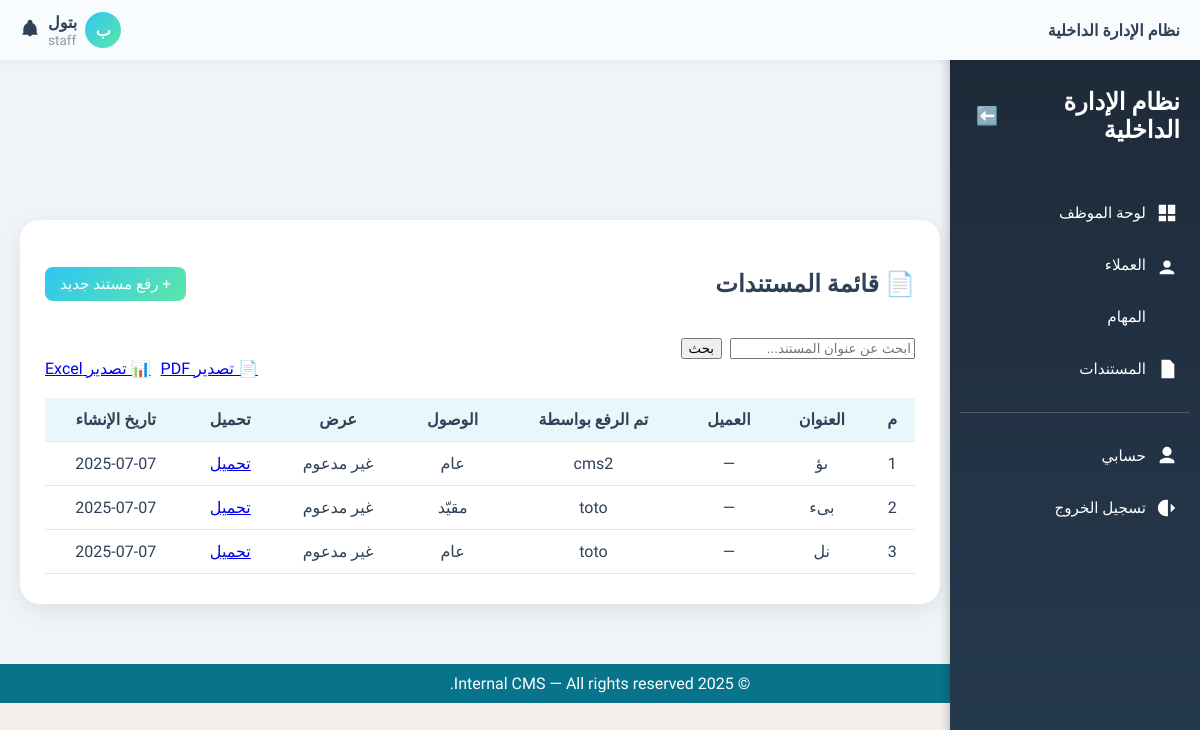
The app's page /content/documents/ (signed in), older data.
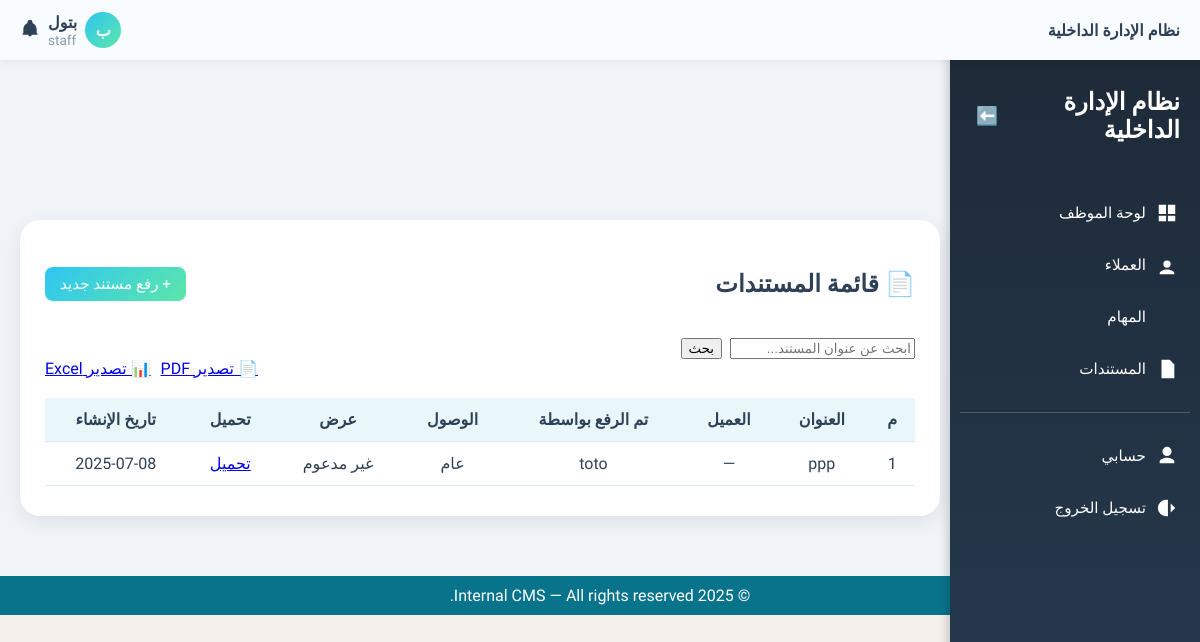
The same page, newer data.
### core/role.py (models this page shows, shortened)
class Role(models.Model):
    name = models.CharField(max_length=50, unique=True)
    description = models.TextField(blank=True)

### content/models.py (models this page shows, shortened)
class Document(models.Model):
    ACCESS_CHOICES = [
        ('public', 'عام'),
        ('private', 'خاص'),
        ('restricted', 'مقيّد'),
        ('admin_only', 'للمدراء فقط'),
        ('client_shared', 'مشترك مع عميل'),
    ]
    title = models.CharField(max_length=255)
    file_url = models.URLField(max_length=1024, blank=True, null=True)
    file_path = models.CharField(max_length=512, blank=True, null=True)
    uploaded_by = models.ForeignKey(User, on_delete=models.SET_NULL, null=True)
    client = models.ForeignKey(Client, on_delete=models.SET_NULL, null=True, blank=True)
    access_level = models.CharField(max_length=20, choices=ACCESS_CHOICES, default='private')
    allowed_users = models.ManyToManyField(User, blank=True, related_name='permitted_documents')  # خاص بالمقيد
    created_at = models.DateTimeField(auto_now_add=True)
    def can_view(self, user):
        role = getattr(user.userprofile.role, 'name', None)
        if role == 'admin':
            return True
        if self.access_level == 'public':
            return True
        if self.access_level == 'private':
            return self.uploaded_by == user
        if self.access_level == 'restricted':
            return self.allowed_users.filter(id=user.id).exists() or self.uploaded_by == user
    def can_delete(self, user):
        role = getattr(user.userprofile.role, 'name', None)
        if role == 'admin':
            return True
        if self.access_level in ['private', 'restricted', 'client_shared']:
            return self.uploaded_by == user
        return False

### content/views.py (the view)
# urls.py: path('documents/', document_list_view, name='document_list'),
@login_required
def document_list_view(request):
    user = request.user
    role = getattr(user.userprofile.role, 'name', None)
    all_documents = Document.objects.all()
    documents = [doc for doc in all_documents if doc.can_view(user)]
    query = request.GET.get('q', '')
    if query:
        documents = [doc for doc in documents if query.lower() in doc.title.lower()]
    for doc in documents:
        doc.can_download = doc.can_view(user)
        doc.can_delete = doc.can_delete(user)
        if doc.file_url:
            extension = doc.file_url.lower().split('.')[-1]
            doc.is_image = extension in ['jpg', 'jpeg', 'png', 'gif']
            doc.is_pdf = extension == 'pdf'
        else:
            doc.is_image = False
            doc.is_pdf = False
    return render(request, 'content/document_list.html', {
        'documents': documents,
        'role': role,
        'is_admin': role == 'admin',
        'query': query,
    })

### core/context_processors.py (called while the page is built)
def user_role(request):
    role = None
    if request.user.is_authenticated:
        if hasattr(request.user, 'userprofile'):
            role = request.user.userprofile.role.name
    return {'role': role}

### templates/content/document_list.html (shortened to what this page needs)
{% extends 'base.html' %}
{% block content %}
<div class="documents-container">
  <div class="documents-card">
    <div class="header-row">
      <h2>📄 قائمة المستندات</h2>
      {% if role == 'admin' or role == 'staff' %}
        <a href="{% url 'upload_document' %}" class="add-doc-btn">+ رفع مستند جديد</a>
      {% endif %}
    </div>
<form method="get" class="text-end mb-3">
  <div style="display: inline-flex; gap: 8px;">
    <input type="text" name="q" value="{{ query }}" placeholder="ابحث عن عنوان المستند..." class="form-control" style="max-width: 280px;">
    <button type="submit" class="btn btn-primary">بحث</button>
  </div>
</form>
    <div class="export-buttons">
      <a href="#" class="btn btn-outline-secondary">📄 تصدير PDF</a>
      <a href="#" class="btn btn-outline-success">📊 تصدير Excel</a>
    </div>
    <div class="table-wrapper">
      <table class="documents-table">
        <thead>
          <tr>
            <th>م</th>
            <th>العنوان</th>
            <th>العميل</th>
            <th>تم الرفع بواسطة</th>
            <th>الوصول</th>
            <th>عرض</th>
            <th>تحميل</th>
            <th>تاريخ الإنشاء</th>
          </tr>
        </thead>
        <tbody>
          {% for doc in documents %}
          <tr>
            <td>{{ forloop.counter }}</td>
            <td>{{ doc.title }}</td>
            <td>{{ doc.client|default:"—" }}</td>
            <td>{{ doc.uploaded_by|default:"—" }}</td>
            <td>{{ doc.get_access_level_display }}</td>
            <td>
              {% if doc.can_download and doc.file_url %}
                {% if doc.is_image %}
                  <a href="{{ doc.file_url }}" target="_blank" class="btn btn-outline-info btn-sm">عرض</a>
                {% elif doc.is_pdf %}
                  <a href="{{ doc.file_url }}" target="_blank" class="btn btn-outline-info btn-sm">عرض PDF</a>
                {% else %}
                  <span class="text-muted">غير مدعوم</span>
                {% endif %}
              {% else %}
                <span class="text-muted">غير مصرح</span>
              {% endif %}
            </td>
            <td>
              {% if doc.can_download and doc.file_url %}
                <a href="{{ doc.file_url }}" download class="btn btn-outline-primary btn-sm">تحميل</a>
              {% else %}
                <span class="text-muted">غير مصرح</span>
              {% endif %}
            </td>
            <td>{{ doc.created_at|date:"Y-m-d" }}</td>
          </tr>
          {% empty %}
          <tr>
            <td colspan="9" class="empty-row">لا توجد مستندات حالياً.</td>
          </tr>
          {% endfor %}
        </tbody>
      </table>
    </div>
  </div>
</div>
{% endblock %}

### templates/base.html (shortened to what this page needs)
<!DOCTYPE html>
<html lang="ar" dir="rtl">
<head>
    <link href="https://cdn.jsdelivr.net/npm/select2@4.1.0-rc.0/dist/css/select2.min.css" rel="stylesheet" />
</head>
<body>
    {% include 'header.html' %}
    {% include 'core/sidebar.html' %}
    <div class="main-content">
        {% block content %}{% endblock %}
    </div>
    {% include 'footer.html' %}
</body>
</html>

### templates/header.html (shortened to what this page needs)
<div class="header">
  <div class="logo">
    <span class="logo-text">نظام الإدارة الداخلية</span>
  </div>
  <div class="user-section">
    <div class="user-top-row">
      <span class="avatar-circle">{{ request.user.first_name|first|upper }}</span>
<div class="user-dropdown">
  <div class="user-info">
    <span class="user-name">{{ request.user.get_full_name }}</span>
    <div class="user-role">{{ role }}</div>
  </div>
</div>
            <div class="notification-icon">
        <svg viewBox="0 0 24 24">
          <path d="M12 2C10.3 2 9 3.3 9 5v1.1C6.2 7.2 4.3 9.9 4 13v5l-1 1v1h18v-1l-1-1v-5c-.3-3.1-2.2-5.8-5-6.9V5c0-1.7-1.3-3-3-3zm0 20c1.1 0 2-.9 2-2h-4c0 1.1.9 2 2 2z"/>
        </svg>
      </div>
    </div>
  </div>
</div>

### templates/core/sidebar.html (shortened to what this page needs)
<aside class="sidebar" id="sidebar">
  <div class="sidebar-header">
    <h2>نظام الإدارة الداخلية</h2>
    <button onclick="toggleSidebar()" id="toggle-btn">⬅️</button>
  </div>
  <nav>
    {% if role == "staff" %}
      <a href="{% url 'staff_dashboard' %}">
        <svg class="nav-icon" viewBox="0 0 24 24">
          <path d="M3 13h8V3H3v10zm10 8h8v-6h-8v6zM3 21h8v-6H3v6zm10-8h8V3h-8v10z"/>
        </svg>
        <span class="label">لوحة الموظف</span>
      </a>
    {% endif %}
    <a href="{% url 'client_list' %}">
      <svg class="nav-icon" viewBox="0 0 24 24">
        <path d="M16 11a4 4 0 1 0-8 0 4 4 0 0 0 8 0zm-4 6c-4 0-8 2-8 4v1h16v-1c0-2-4-4-8-4z"/>
      </svg>
      <span class="label">العملاء</span>
    </a>
    <a href="{% url 'task_list' %}">
      <svg class="nav-icon" viewBox="0 0 24 24">
        <path d="M3 6h18M3 12h18M3 18h18"/>
      </svg>
      <span class="label">المهام</span>
    </a>
    <a href="{% url 'document_list' %}">
      <svg class="nav-icon" viewBox="0 0 24 24">
        <path d="M6 2h9l5 5v15H6z"/>
      </svg>
      <span class="label">المستندات</span>
    </a>
    <hr />
    <a href="{% url 'profile' %}">
      <svg class="nav-icon" viewBox="0 0 24 24">
        <path d="M12 12a5 5 0 1 0-5-5 5 5 0 0 0 5 5zm0 2c-4 0-8 2-8 4v2h16v-2c0-2-4-4-8-4z"/>
      </svg>
      <span class="label">حسابي</span>
    </a>
    <a href="{% url 'logout' %}" class="logout">
      <svg class="nav-icon" viewBox="0 0 24 24">
        <path d="M16 17l5-5-5-5M21 12H9M13 3h-2a9 9 0 0 0 0 18h2"/>
      </svg>
      <span class="label">تسجيل الخروج</span>
    </a>
  </nav>
</aside>

### templates/footer.html
<footer style="background-color: #08748C; color: white; text-align: center; padding: 10px;">
    © 2025 Internal CMS — All rights reserved.
</footer>

### templates/base.html (style rules this page uses)
html, body { max-width: 100%; overflow-x: hidden; font-family: 'Tajawal', sans-serif; background-color: #F4EFEB; color: #2F4157; margin: 0; padding: 0; padding-top: 60px; }
.main-content { margin-right: 240px; padding: 20px; }

### templates/content/document_list.html (style rules this page uses)
body { background-color: #F0F4F8; font-family: 'Tajawal', sans-serif; }
.documents-container { display: flex; justify-content: center; padding-top: 80px; padding-bottom: 40px; }
.documents-card { background: #ffffff; padding: 30px 25px; border-radius: 20px; box-shadow: 0 6px 20px rgba(0, 0, 0, 0.08); width: 100%; max-width: 1000px; color: #2F4157; }
.header-row { display: flex; justify-content: space-between; align-items: center; margin-bottom: 20px; }
.add-doc-btn { background: linear-gradient(135deg, #2EC6F3, #5DE6A9); color: white; padding: 8px 15px; border-radius: 8px; text-decoration: none; font-size: 0.95rem; transition: background 0.3s; }
.export-buttons { display: flex; justify-content: flex-end; gap: 10px; margin-bottom: 20px; }
.table-wrapper { overflow-x: auto; }
.documents-table { width: 100%; border-collapse: collapse; }
.documents-table th, .documents-table td { padding: 12px; text-align: center; border-bottom: 1px solid #e0e6ed; }
.documents-table thead { background-color: #EAF7FA; }

### templates/header.html (style rules this page uses)
.header { background: #f8fcff; color: #2F4157; height: 60px; padding: 0 20px; font-family: 'Tajawal', sans-serif; display: flex; justify-content: space-between; align-items: center; box-shadow: 0 2px 6px rgba(0,0,0,0.05); direction: rtl; position: fixed; top: 0; left: 0; right: 0; z-index: 1000; }
.logo-text { font-size: 1rem; font-weight: 700; }
.user-section { display: flex; flex-direction: column; align-items: flex-end; gap: 4px; }
.user-top-row { display: flex; align-items: center; gap: 8px; }
.notification-icon svg { width: 20px; height: 20px; fill: #2F4157; cursor: pointer; }
.user-name { font-size: 1rem; font-weight: 700; margin: 0; margin-bottom: 0rem; color: #2F4157; }
.avatar-circle { display: flex; align-items: center; justify-content: center; width: 36px; height: 36px; border-radius: 50%; background: linear-gradient(135deg, #2EC6F3, #5DE6A9); color: #fff; font-size: 1rem; font-weight: bold; }
.user-info { display: flex; flex-direction: column; align-items: flex-end; text-align: right; }
.user-role { font-size: 0.85rem; margin: 0; margin-top: 0rem; text-align: right; color: #8c9aa9; }
.user-dropdown { position: relative; display: inline-block; }
.user-info { display: flex; flex-direction: column; align-items: flex-end; cursor: pointer; }

### templates/core/sidebar.html (style rules this page uses)
.sidebar { position: fixed; top: 50px; right: 0; width: 250px; height: calc(100% - 50px); background: linear-gradient(to bottom, #1E2A38, #263B50); color: #fff; font-family: 'Tajawal', sans-serif; overflow-y: auto; transition: width 0.3s ease; z-index: 999; box-shadow: -2px 0 10px rgba(0,0,0,0.2); }
.sidebar-header { display: flex; justify-content: space-between; align-items: center; padding: 18px 20px; color: #fff; font-size: 1rem; font-weight: bold; }
#toggle-btn { background: none; border: none; color: #fff; font-size: 18px; cursor: pointer; }
.sidebar nav { display: flex; flex-direction: column; gap: 10px; padding: 10px; }
.sidebar nav a { display: flex; align-items: center; padding: 10px 12px; border-radius: 10px; text-decoration: none; color: #fff; transition: background 0.3s; }
.sidebar nav a svg { width: 22px; height: 22px; fill: #ffffff; flex-shrink: 0; margin-left: 10px; }
.label { white-space: nowrap; font-size: 0.95rem; }
hr { border: none; border-top: 1px solid rgba(255,255,255,0.2); margin: 12px 0; }

Row changes from the older to the newer data that the page shows:
removed Document: title "ىؤ", client "—", uploaded_by "cms2", access_level "عام", shows "غير مدعوم", created_at "2025-07-07"
removed Document: title "بىء", client "—", uploaded_by "toto", access_level "مقيّد", shows "غير مدعوم", created_at "2025-07-07"
removed Document: title "نل", client "—", uploaded_by "toto", access_level "عام", shows "غير مدعوم", created_at "2025-07-07"
added Document: title "ppp", client "—", uploaded_by "toto", access_level "عام", shows "غير مدعوم", created_at "2025-07-08"
